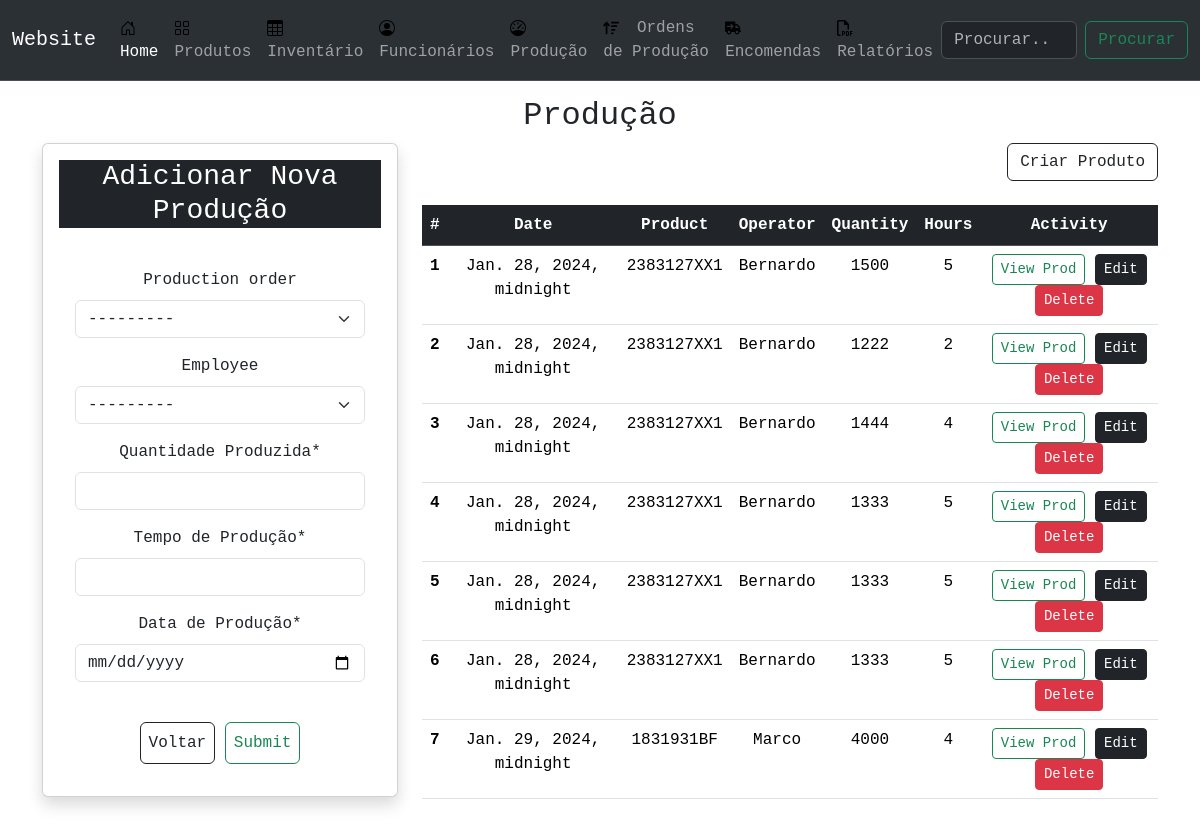
Page /product/production/ on the earlier database version.
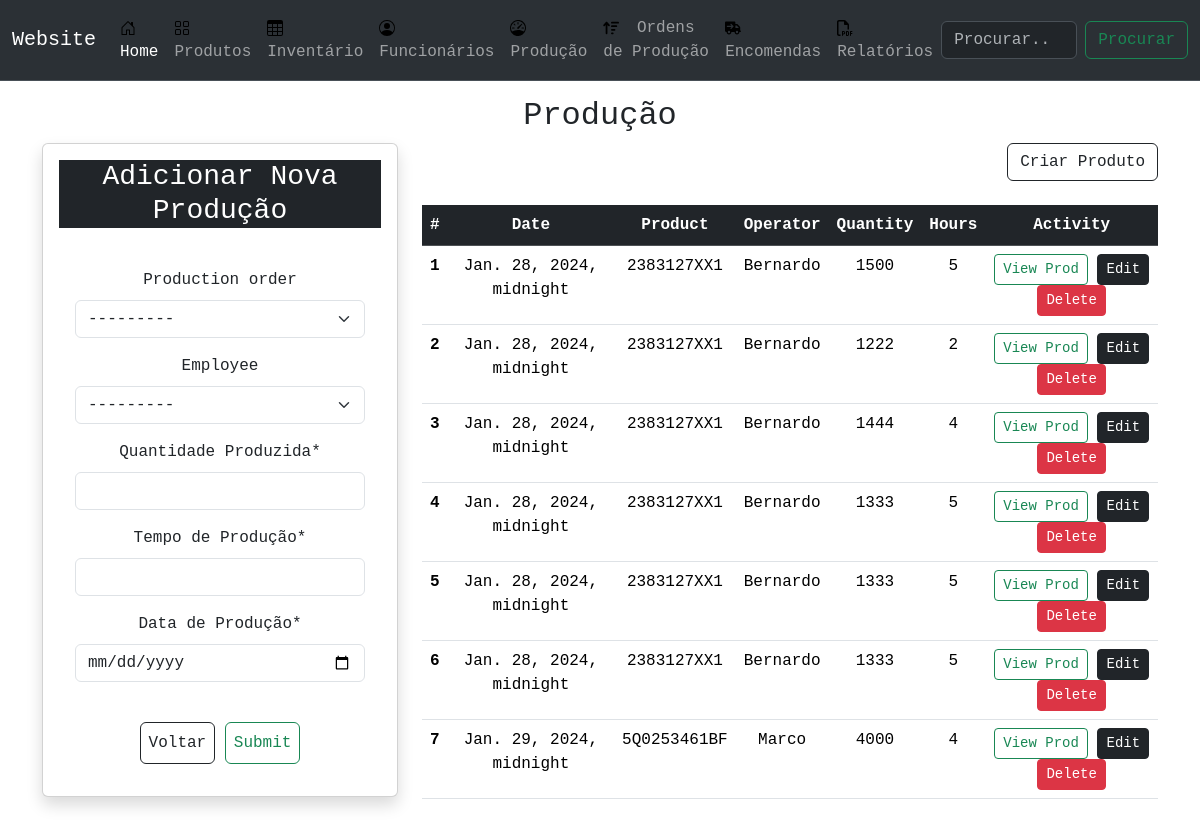
Same page on the later database version.
### product/models.py (models this page shows, shortened)
class Production(models.Model):
    production_order = models.ForeignKey(ProductionOrder, on_delete=models.CASCADE, blank=True, null=True)
    employee = models.ForeignKey(Employee, on_delete=models.CASCADE, blank=True, null=True)
    quantity = models.IntegerField(verbose_name='Quantidade Produzida')
    time = models.IntegerField(verbose_name= 'Tempo de Produção')
    date = models.DateTimeField(verbose_name='Data de Produção')

class ProductionOrder(models.Model):
    product = models.OneToOneField(Product, on_delete=models.CASCADE, unique=True, blank=True, verbose_name='Produto')
    quantity_ordered = models.IntegerField(verbose_name= 'Quantidade da Ordem')
    quantity_produced = models.IntegerField(verbose_name='Quantidade Produzida', default = 0)
    state = models.CharField(
        max_length=2,
        choices=ProductionState.choices,
        blank= True,
        null= True,
    )
    created = models.DateTimeField(auto_now_add=True)
    def __str__(self):
        return f'{self.product} - Quantidade: {self.quantity_ordered} - Estado: {self.get_state_display()}'

class Product(models.Model):
    CATEGORY = {
    "SHIELD" : "SHIELD",
    "BRACKET" : "BRACKET",
    "ASSEMBLY" : "HANGER ASSEMBLY",
    }
    name=models.CharField(max_length=120, verbose_name='Produto')
    image=models.ImageField(upload_to='product', default='random.jpg')
    description = models.TextField(verbose_name="Descrição", default=" Sem Descrição ")
    price = models.FloatField(help_text='euros cada', verbose_name="Preço")
    category = models.CharField(max_length=20, choices=CATEGORY, blank=True, verbose_name="Categoria")
    created=models.DateTimeField(auto_now_add=True)
    updated=models.DateTimeField(auto_now=True)
    def __str__(self):
        return f'{self.name} - ({self.category})'

### human/models.py (models this page shows, shortened)
class Employee(models.Model):
    first_name = models.CharField(max_length=50)
    last_name = models.CharField(max_length=50)
    email = models.EmailField(max_length=50)
    department = models.CharField(
        max_length=3,
        choices=Department.choices,
        default=Department.PROD
    )
    image = models.ImageField(upload_to='func' ,default='random.jpg')
    contact = models.CharField(max_length=150, blank=True, null=True)
    nationality = models.CharField(max_length=150, default='portuguesa')
    address = models.CharField(max_length=150, blank=True, null=True)
    def __str__(self):
        return f'{self.first_name} {self.last_name} - {self.department}'

### product/views.py (the view)
# urls.py: path('production/', productionView, name='prod'),
def productionView(request):
    q = request.GET.get('q') if request.GET.get('q') is not None else ''
    productions = Production.objects.filter(
        Q(employee__first_name__icontains=q) |
        Q(inventary__product__name__icontains=q)
    )
    ProductionFormSet = modelformset_factory(Production, ProductionForm, extra=1, formset=BaseProductionFormSet)
    formset = ProductionFormSet(queryset=Production.objects.none())
    if request.method == 'POST':
        formset = ProductionFormSet(request.POST)
        if formset.is_valid():
            formset.save()
            return redirect('product:prod')
            messages.success(request, 'Productions added with success!', "alert-success alert-dismissible")
    context = {
        'objects': productions,
        'form':formset,
    }
    return render(request, 'product/production.html', context)

### product/templates/product/production.html
{% extends 'main.html' %}
{% block content %}
<main class="layout__page">
    <div class="container">
        <div class="row text-center">
            <h2>Produção</h2>
        </div>
        <div class="row">
            <div class="col-4">
                {% include 'product/card_form_production.html' %}
            </div>
            <div class="col">
                <div class="text-end">
                    <a type="button" class="btn btn-outline-dark" href="{% url 'product:create' %}">Criar Produto</a>
                </div>
                <div class="row my-4 text-center">
                    <div class="col-ms-2 text-center">
                        <table class="table bg-white">
                            <thead class="thead-dark">
                                <tr class="table-dark">
                                    <th scope="col">#</th>
                                    <th scope="col">Date</th>
                                    <th scope="col">Product</th>
                                    <th scope="col">Operator</th>
                                    <th scope="col">Quantity</th>
                                    <th scope="col">Hours</th>
                                    <th scope="col">Activity</th>
                                </tr>
                            </thead>
                            <tbody>
                                {% for obj in objects %}
                                <tr>
                                    <th scope="row">{{obj.id}}</th>
                                    <td>{{obj.date}}</td>
                                    <td>{{obj.production_order.product.name}}</td>
                                    <td>{{obj.employee.first_name}}</td>
                                    <td>{{obj.quantity}}</td>
                                    <td class="text-center">{{obj.time}}</td>
                                    <td class="text-center">
                                        <a class='btn btn-outline-success btn-sm'
                                            href="{% url 'product:view' obj.production_order.product.id %}">View
                                            Prod</a>
                                        <a class='btn btn-dark btn-sm'
                                            href="{% url 'product:prod-edit' obj.id %}">Edit</a>
                                        <a class='btn btn-danger btn-sm'
                                            href="{% url 'product:prod-del' obj.id %}">Delete</a>
                                    </td>
                                </tr>
                                {% endfor %}
                            </tbody>
                        </table>
                    </div>
                </div>
            </div>
        </div>
    </div>
</main>
{% endblock content %}

Differences in the rows shown:
changed through a linked row, Production "Jan. 29, 2024, midnight": production_order.product.name "1831931BF" → "5Q0253461BF"
